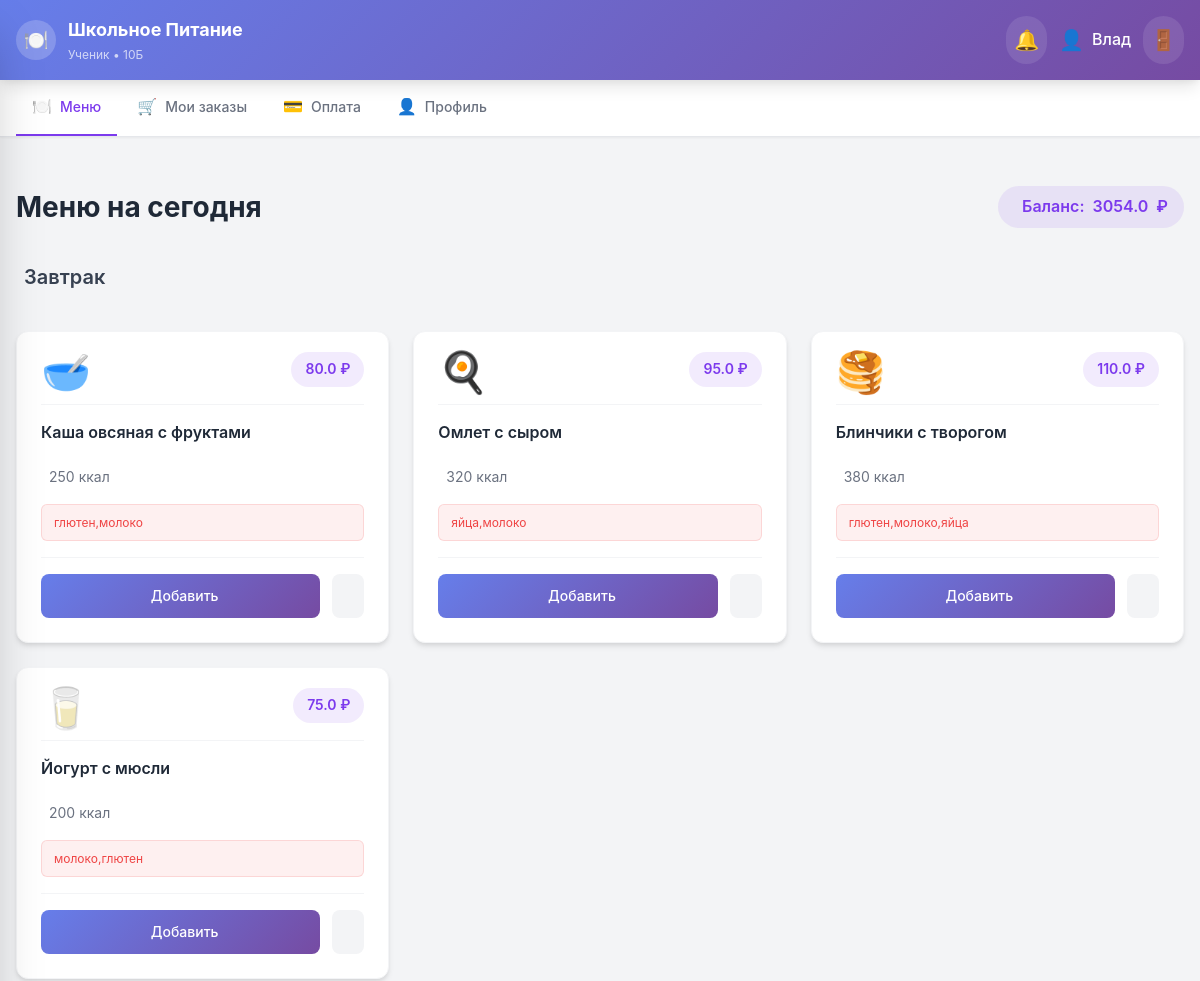
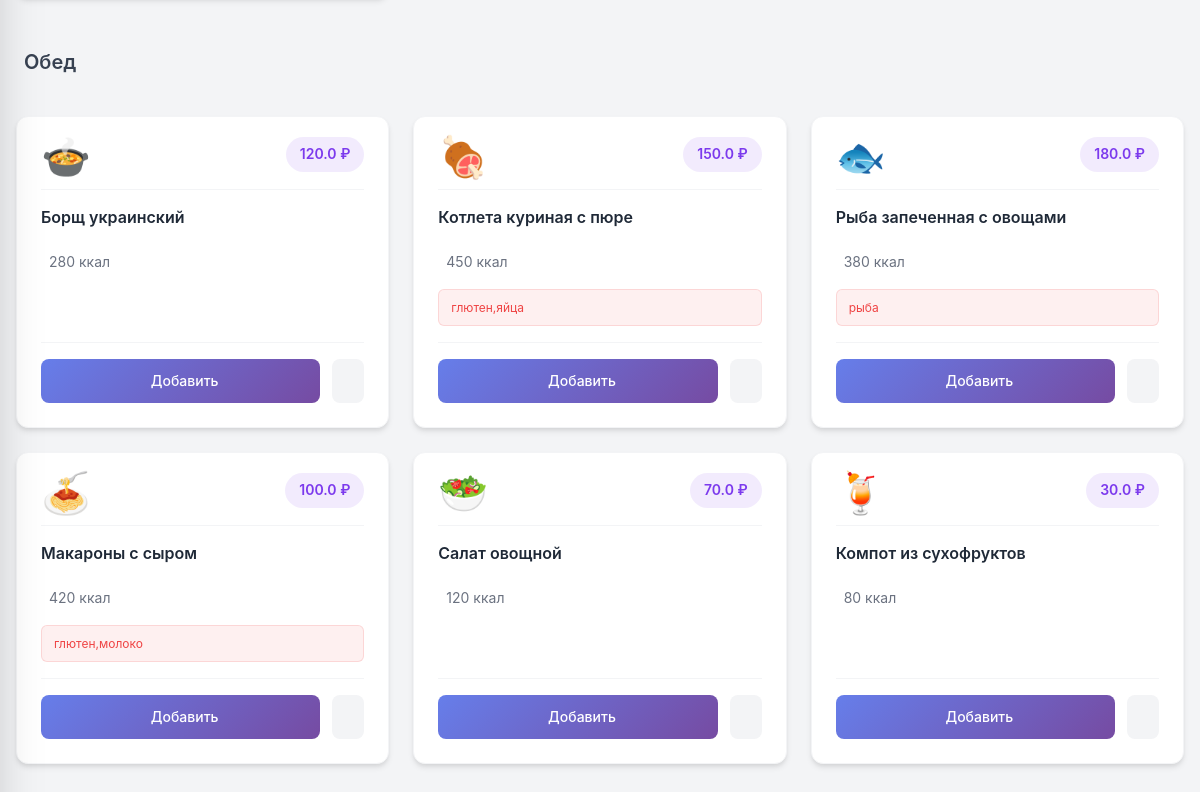
Screenshot of /student/menu (signed in) with the database file from the repository (2 pictures, top to bottom).
### app.py (models this page shows)
class User(UserMixin, db.Model):
    id = db.Column(db.Integer, primary_key=True)
    email = db.Column(db.String(120), unique=True, nullable=False)
    password_hash = db.Column(db.String(256), nullable=False)
    name = db.Column(db.String(100), nullable=False)
    role = db.Column(db.String(20), nullable=False, default="student")
    student_class = db.Column(db.String(10))
    balance = db.Column(db.Float, default=0.0)
    allergies = db.Column(db.String(500), default="")
    created_at = db.Column(db.DateTime, default=datetime.utcnow)
    orders = db.relationship("Order", backref="user", lazy=True)
    reviews = db.relationship("Review", backref="user", lazy=True)
    notifications = db.relationship("Notification", backref="user", lazy=True)

class MenuItem(db.Model):
    id = db.Column(db.Integer, primary_key=True)
    name = db.Column(db.String(100), nullable=False)
    meal_type = db.Column(db.String(20), nullable=False)  # breakfast/lunch
    price = db.Column(db.Float, nullable=False)
    calories = db.Column(db.Integer)
    allergens = db.Column(db.String(200), default="")
    image = db.Column(db.String(10), default="🍽️")
    available = db.Column(db.Boolean, default=True)
    reviews = db.relationship("Review", backref="menu_item", lazy=True)

### app.py (the view)
@app.route("/student/menu")
@login_required
@role_required("student")
def student_menu():
    breakfast = MenuItem.query.filter_by(meal_type="breakfast", available=True).all()
    lunch = MenuItem.query.filter_by(meal_type="lunch", available=True).all()
    user_allergies = current_user.allergies.split(",") if current_user.allergies else []
    return render_template(
        "student/menu.html",
        breakfast=breakfast,
        lunch=lunch,
        user_allergies=user_allergies,
    )

### app.py (called while the page is built)
def role_required(*roles):
    def decorator(f):
        @wraps(f)
        def decorated_function(*args, **kwargs):
            if not current_user.is_authenticated:
                return redirect(url_for("login"))
            if current_user.role not in roles:
                flash("У вас нет доступа к этой странице", "error")
                return redirect(url_for("index"))
            return f(*args, **kwargs)
        return decorated_function
    return decorator

@login_manager.user_loader
def load_user(user_id):
    return User.query.get(int(user_id))

### templates/student/menu.html (shortened to what this page needs)
{% extends 'base.html' %}
{% block content %}
<div class="page-top-spacing">
    <div class="page-header mb-12">
        <div class="flex items-center justify-between flex-wrap gap-4">
            <h2 class="page-title">Меню на сегодня</h2>
            <div class="balance-badge badge-primary px-4 py-2 rounded-full font-semibold">
                 Баланс: <span id="user-balance">{{ current_user.balance }}</span> ₽
            </div>
        </div>
    </div>
</div>
<div class="section mb-16">
    <h3 class="section-title">
         Завтрак
    </h3>
    <div class="menu-cards-grid">
        {% for item in breakfast %}
        {% set has_allergen = item.allergens and (item.allergens.split(',') | select('in', user_allergies) | list | length > 0) %}
        <div class="menu-card {% if has_allergen %}has-allergen{% endif %}" data-menu-id="{{ item.id }}">
            <div class="menu-card-body">
                <div class="menu-card-content">
                    <div class="menu-card-header">
                        <span class="menu-card-emoji">{{ item.image }}</span>
                        <span class="menu-card-price">{{ item.price }} ₽</span>
                    </div>
                    <h4 class="menu-card-title">{{ item.name }}</h4>
                    <div class="menu-card-meta">
                        <span>{{ item.calories }} ккал</span>
                    </div>
                    {% if item.allergens %}
                    <div class="menu-card-allergens">
                         {{ item.allergens }}
                    </div>
                    {% endif %}
                </div>
                <div class="menu-card-actions">
                    <button onclick="addToCart({{ item.id }}, '{{ item.name }}', {{ item.price }}, 'breakfast', '{{ item.image }}')"
                            class="btn btn-primary flex-1">
                         Добавить
                    </button>
                    <button onclick="showReviews({{ item.id }}, '{{ item.name }}', '{{ item.image }}')"
                            class="btn btn-secondary">
                    </button>
                </div>
            </div>
        </div>
        {% endfor %}
    </div>
</div>
<div class="section">
    <h3 class="section-title">
         Обед
    </h3>
    <div class="menu-cards-grid">
        {% for item in lunch %}
        {% set has_allergen = item.allergens and (item.allergens.split(',') | select('in', user_allergies) | list | length > 0) %}
        <div class="menu-card {% if has_allergen %}has-allergen{% endif %}" data-menu-id="{{ item.id }}">
            <div class="menu-card-body">
                <div class="menu-card-content">
                    <div class="menu-card-header">
                        <span class="menu-card-emoji">{{ item.image }}</span>
                        <span class="menu-card-price">{{ item.price }} ₽</span>
                    </div>
                    <h4 class="menu-card-title">{{ item.name }}</h4>
                    <div class="menu-card-meta">
                        <span>{{ item.calories }} ккал</span>
                    </div>
                    {% if item.allergens %}
                    <div class="menu-card-allergens">
                         {{ item.allergens }}
                    </div>
                    {% endif %}
                </div>
                <div class="menu-card-actions">
                    <button onclick="addToCart({{ item.id }}, '{{ item.name }}', {{ item.price }}, 'lunch', '{{ item.image }}')"
                            class="btn btn-primary flex-1">
                         Добавить
                    </button>
                    <button onclick="showReviews({{ item.id }}, '{{ item.name }}', '{{ item.image }}')"
                            class="btn btn-secondary">
                    </button>
                </div>
            </div>
        </div>
        {% endfor %}
    </div>
</div>
{% endblock %}

### templates/base.html (shortened to what this page needs)
<!DOCTYPE html>
<html lang="ru">
<head>
    <link rel="stylesheet" href="{{ url_for('static', filename='css/style.css') }}">
    <link rel="stylesheet" href="{{ url_for('static', filename='css/mobile.css') }}">
    <script src="https://cdn.jsdelivr.net/npm/@tailwindcss/browser@4"></script>
</head>
<body class="body-bg">
    {% if current_user.is_authenticated %}
    <header class="header">
        <div class="header-container">
            <div class="header-content">
                <div class="header-logo">
                    <div class="header-logo-icon">🍽️</div>
                    <div class="header-title">
                        <h1>Школьное Питание</h1>
                        <p>
                            {% if current_user.role == 'student' %}Ученик{% elif current_user.role == 'cook' %}Повар{% else %}Администратор{% endif %}
                            {% if current_user.student_class %} • {{ current_user.student_class }}{% endif %}
                        </p>
                    </div>
                </div>
                <div class="header-actions">
                    <div class="header-notifications">
                        <button onclick="toggleNotifications()" class="header-btn">
                            <span>🔔</span>
                        </button>
                    </div>
                    <div class="header-user-info">
                        <span class="header-user-avatar">👤</span>
                        <span class="header-user-name">{{ current_user.name }}</span>
                    </div>
                    <a href="{{ url_for('logout') }}" class="header-logout" title="Выйти">🚪</a>
                </div>
            </div>
        </div>
    </header>
    <nav class="desktop-nav">
        <div class="nav-container">
            <div class="nav-tabs">
                {% if current_user.role == 'student' %}
                <a href="{{ url_for('student_menu') }}" class="nav-tab {% if request.endpoint == 'student_menu' %}active{% endif %}">
                    <span class="nav-icon">🍽️</span> Меню
                </a>
                <a href="{{ url_for('student_orders') }}" class="nav-tab {% if request.endpoint == 'student_orders' %}active{% endif %}">
                    <span class="nav-icon">🛒</span> Мои заказы
                </a>
                <a href="{{ url_for('student_payment') }}" class="nav-tab {% if request.endpoint == 'student_payment' %}active{% endif %}">
                    <span class="nav-icon">💳</span> Оплата
                </a>
                <a href="{{ url_for('student_profile') }}" class="nav-tab {% if request.endpoint == 'student_profile' %}active{% endif %}">
                    <span class="nav-icon">👤</span> Профиль
                </a>
                {% endif %}
            </div>
        </div>
    </nav>
    {% endif %}
    <main class="main-container">
        {% block content %}{% endblock %}
    </main>
</body>
</html>

### rows the page displays
User: student_class "10Б", name "Влад", balance "3054.0"
MenuItem: image "🥣", price "80.0", name "Каша овсяная с фруктами", calories "250", allergens "глютен,молоко"
MenuItem: image "🍳", price "95.0", name "Омлет с сыром", calories "320", allergens "яйца,молоко"
MenuItem: image "🥞", price "110.0", name "Блинчики с творогом", calories "380", allergens "глютен,молоко,яйца"
MenuItem: image "🥛", price "75.0", name "Йогурт с мюсли", calories "200", allergens "молоко,глютен"
MenuItem: image "🍲", price "120.0", name "Борщ украинский", calories "280"
MenuItem: image "🍖", price "150.0", name "Котлета куриная с пюре", calories "450", allergens "глютен,яйца"
MenuItem: image "🐟", price "180.0", name "Рыба запеченная с овощами", calories "380", allergens "рыба"
MenuItem: image "🍝", price "100.0", name "Макароны с сыром", calories "420", allergens "глютен,молоко"
MenuItem: image "🥗", price "70.0", name "Салат овощной", calories "120"
MenuItem: image "🍹", price "30.0", name "Компот из сухофруктов", calories "80"
